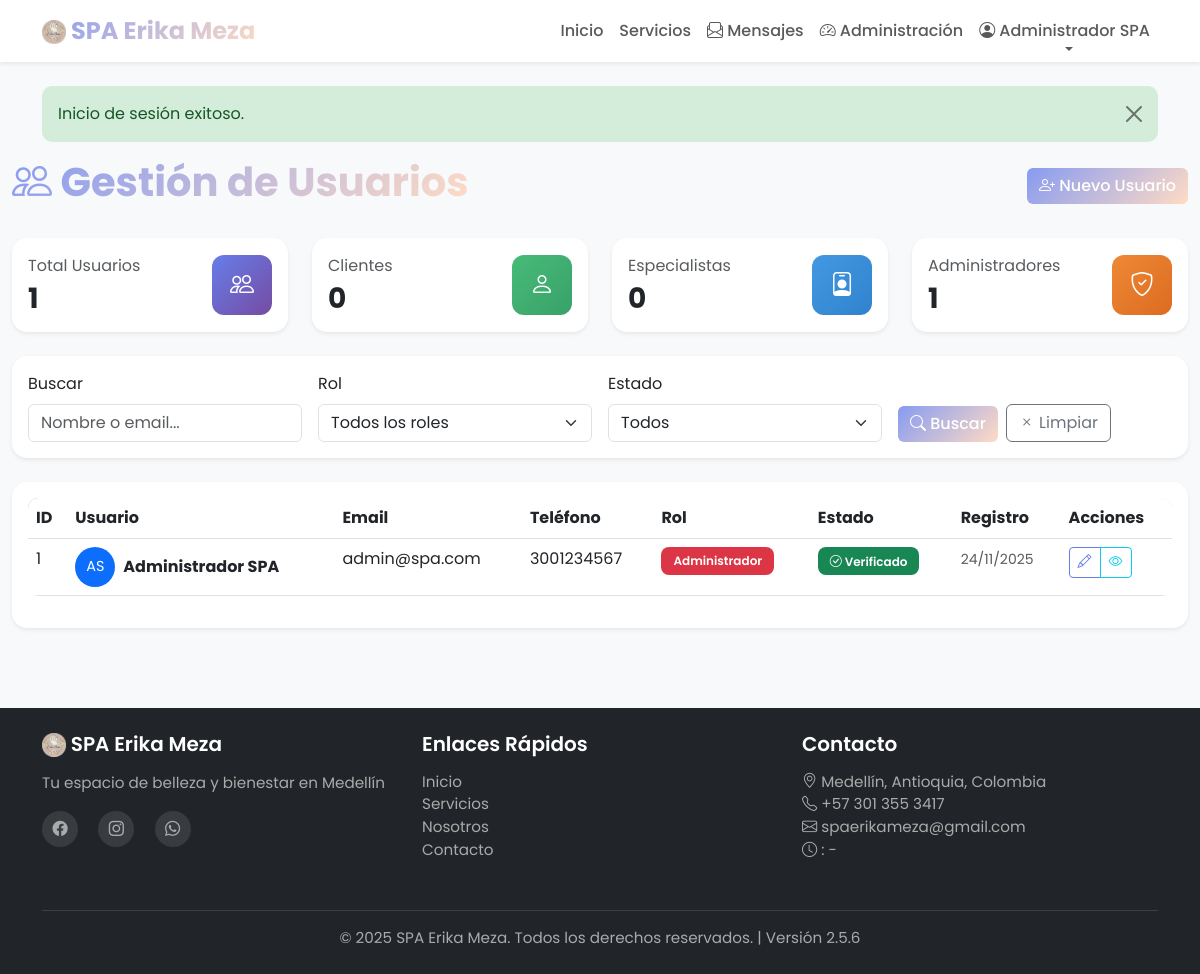
Page /index.php?page=admin-users (signed in) on the committed database.
### tables this page shows
CREATE TABLE usuarios (
    id INT AUTO_INCREMENT PRIMARY KEY,
    email VARCHAR(255) NOT NULL UNIQUE,
    password_hash VARCHAR(255) NOT NULL,
    rol ENUM('cliente', 'especialista', 'administrador') NOT NULL DEFAULT 'cliente',
    nombre VARCHAR(255) NOT NULL,
    telefono VARCHAR(20),
    direccion VARCHAR(255),
    verificado BOOLEAN DEFAULT FALSE,
    codigo_verificacion VARCHAR(6),
    expira_verificacion DATETIME,
    token_restablecido VARCHAR(100),
    expira_restablecido DATETIME,
    creado TIMESTAMP DEFAULT CURRENT_TIMESTAMP,
    actualizado TIMESTAMP DEFAULT CURRENT_TIMESTAMP ON UPDATE CURRENT_TIMESTAMP,
    INDEX idx_email (email),
    INDEX idx_role (rol)
);

### app/models/User.php (called while the page is built, shortened)
<?php
class User {
    private $conn;
    private $table = 'usuarios';
    public function __construct($db) {
        $this->conn = $db;
    }
    public function getAll($rol = null, $busqueda = null, $verificado = null) {
        $query = "SELECT id, email, nombre, telefono, rol, verificado, creado, direccion
                FROM " . $this->table . "
                WHERE 1=1";
        $params = [];
        $query .= " ORDER BY creado DESC";
        $stmt = $this->conn->prepare($query);
        $stmt->execute($params);
        return $stmt->fetchAll(PDO::FETCH_ASSOC);
    }
    public function countByRole($rol = null) {
        if ($rol) {
            $query = "SELECT COUNT(*) as total FROM " . $this->table . " WHERE rol = :rol";
            $stmt = $this->conn->prepare($query);
            $stmt->bindParam(':rol', $rol);
        } else {
            $query = "SELECT COUNT(*) as total FROM " . $this->table;
            $stmt = $this->conn->prepare($query);
        }
        $stmt->execute();
        $result = $stmt->fetch();
        return $result['total'];
    }
}
?>

### app/helpers/sanitize.php (called while the page is built, shortened)
<?php
function e($data) {
    return htmlspecialchars($data, ENT_QUOTES, 'UTF-8');
}
function formatDate($fecha, $format = 'd/m/Y') {
    return date($format, strtotime($fecha));
}
function getInitials($nombre) {
    $words = explode(' ', $nombre);
    $initials = '';
    foreach ($words as $word) {
        $initials .= strtoupper(substr($word, 0, 1));
    }
    return substr($initials, 0, 2);
}
?>

### app/views/admin/users.php (the view, shortened to what this page needs)
<?php
require_once APP_PATH . '/models/User.php';
$database = new Database();
$db = $database->getConnection();
$userModel = new User($db);
$roleFilter = $_GET['rol'] ?? null;
$searchFilter = $_GET['search'] ?? null;
$estadoFilter = $_GET['verificado'] ?? null;
$usuarios = $userModel->getAll($roleFilter, $searchFilter, $estadoFilter);
?>
<div class="container-fluid">
    <div class="row mb-4">
        <div class="col-12">
            <div class="d-flex justify-content-between align-items-center">
                <h1 class="fw-bold text-gradient">
                    <i class="bi bi-people"></i> Gestión de Usuarios
                </h1>
                <button type="button" class="btn btn-primary" data-bs-toggle="modal" data-bs-target="#addUserModal">
                    <i class="bi bi-person-plus"></i> Nuevo Usuario
                </button>
            </div>
        </div>
    </div>
    <div class="row g-4 mb-4">
        <div class="col-md-3">
            <div class="card shadow-sm">
                <div class="card-body">
                    <div class="d-flex justify-content-between align-items-center">
                        <div>
                            <p class="text-muted mb-1">
                                <?php echo ($searchFilter || $roleFilter || $estadoFilter) ? 'Resultados' : 'Total Usuarios'; ?>
                            </p>
                            <h3 class="fw-bold mb-0"><?php echo count($usuarios); ?></h3>
                        </div>
                        <div class="stats-icon">
                            <i class="bi bi-people"></i>
                        </div>
                    </div>
                </div>
            </div>
        </div>
        <div class="col-md-3">
            <div class="card shadow-sm">
                <div class="card-body">
                    <div class="d-flex justify-content-between align-items-center">
                        <div>
                            <p class="text-muted mb-1">Clientes</p>
                            <h3 class="fw-bold mb-0">
                                <?php echo $userModel->countByRole(ROLE_CLIENT); ?>
                            </h3>
                        </div>
                        <div class="stats-icon bg-success">
                            <i class="bi bi-person"></i>
                        </div>
                    </div>
                </div>
            </div>
        </div>
        <div class="col-md-3">
            <div class="card shadow-sm">
                <div class="card-body">
                    <div class="d-flex justify-content-between align-items-center">
                        <div>
                            <p class="text-muted mb-1">Especialistas</p>
                            <h3 class="fw-bold mb-0">
                                <?php echo $userModel->countByRole(ROLE_SPECIALIST); ?>
                            </h3>
                        </div>
                        <div class="stats-icon bg-info">
                            <i class="bi bi-person-badge"></i>
                        </div>
                    </div>
                </div>
            </div>
        </div>
        <div class="col-md-3">
            <div class="card shadow-sm">
                <div class="card-body">
                    <div class="d-flex justify-content-between align-items-center">
                        <div>
                            <p class="text-muted mb-1">Administradores</p>
                            <h3 class="fw-bold mb-0">
                                <?php echo $userModel->countByRole(ROLE_ADMIN); ?>
                            </h3>
                        </div>
                        <div class="stats-icon bg-warning">
                            <i class="bi bi-shield-check"></i>
                        </div>
                    </div>
                </div>
            </div>
        </div>
    </div>
    <div class="card shadow-sm mb-4">
        <div class="card-body">
            <form action="" method="GET" class="row g-3">
                <div class="col-md-3">
                    <label for="search" class="form-label">Buscar</label>
                    <input type="text" class="form-control" id="search" name="search"
                           placeholder="Nombre o email..."
                           value="<?php echo htmlspecialchars($searchFilter ?? ''); ?>">
                </div>
                <div class="col-md-3">
                    <label for="role" class="form-label">Rol</label>
                    <select class="form-select" id="role" name="rol">
                        <option value="">Todos los roles</option>
                    </select>
                </div>
                <div class="col-md-3">
                    <label for="verified" class="form-label">Estado</label>
                    <select class="form-select" id="verified" name="verificado">
                        <option value="">Todos</option>
                    </select>
                </div>
                <div class="col-md-3 d-flex align-items-end">
                    <button type="submit" class="btn btn-primary me-2">
                        <i class="bi bi-search"></i> Buscar
                    </button>
                    <a href="<?php echo BASE_URL; ?>/index.php?page=admin-users" class="btn btn-outline-secondary">
                        <i class="bi bi-x"></i> Limpiar
                    </a>
                </div>
            </form>
        </div>
    </div>
    <div class="card shadow-sm">
        <div class="card-body">
            <?php if (empty($usuarios)): ?>
                <div class="text-center py-5">
                    <i class="bi bi-people display-1 text-muted"></i>
                    <h4 class="mt-3 text-muted">No se encontraron usuarios</h4>
                    <p class="text-muted">
                        <?php if ($searchFilter || $roleFilter || $estadoFilter): ?>
                            Intenta ajustar los filtros de búsqueda.
                        <?php else: ?>
                            Aún no hay usuarios registrados en el sistema.
                        <?php endif; ?>
                    </p>
                    <?php if ($searchFilter || $roleFilter || $estadoFilter): ?>
                        <a href="<?php echo BASE_URL; ?>/index.php?page=admin-users" class="btn btn-primary">
                            <i class="bi bi-arrow-clockwise"></i> Ver todos los usuarios
                        </a>
                    <?php endif; ?>
                </div>
            <?php else: ?>
            <div class="table-responsive">
                <table class="table table-hover">
                    <thead>
                        <tr>
                            <th>ID</th>
                            <th>Usuario</th>
                            <th>Email</th>
                            <th>Teléfono</th>
                            <th>Rol</th>
                            <th>Estado</th>
                            <th>Registro</th>
                            <th>Acciones</th>
                        </tr>
                    </thead>
                    <tbody>
                        <?php foreach ($usuarios as $usuario): ?>
                        <tr>
                            <td><?php echo $usuario['id']; ?></td>
                            <td>
                                <div class="d-flex align-items-center">
                                    <div class="bg-primary text-white rounded-circle d-flex align-items-center justify-content-center me-2"
                                         style="width: 40px; height: 40px; font-size: 0.9rem;">
                                        <?php echo getInitials($usuario['nombre']); ?>
                                    </div>
                                    <strong><?php echo e($usuario['nombre']); ?></strong>
                                </div>
                            </td>
                            <td><?php echo e($usuario['email']); ?></td>
                            <td><?php echo e($usuario['telefono'] ?? 'N/A'); ?></td>
                            <td>
                                <?php
                                $roleBadges = [
                                    ROLE_ADMIN => 'bg-danger',
                                    ROLE_SPECIALIST => 'bg-info',
                                    ROLE_CLIENT => 'bg-success'
                                ];
                                $badgeClass = $roleBadges[$usuario['rol']] ?? 'bg-secondary';
                                ?>
                                <span class="badge <?php echo $badgeClass; ?>">
                                    <?php echo ucfirst($usuario['rol']); ?>
                                </span>
                            </td>
                            <td>
                                <?php if ($usuario['verificado']): ?>
                                <span class="badge bg-success">
                                    <i class="bi bi-check-circle"></i> Verificado
                                </span>
                                <?php else: ?>
                                <span class="badge bg-warning">
                                    <i class="bi bi-clock"></i> Pendiente
                                </span>
                                <?php endif; ?>
                            </td>
                            <td>
                                <small class="text-muted">
                                    <?php echo formatDate($usuario['creado']); ?>
                                </small>
                            </td>
                            <td>
                                <div class="btn-group btn-group-sm">
                                    <button type="button" class="btn btn-outline-primary"
                                            onclick="editUser(<?php echo htmlspecialchars(json_encode($usuario)); ?>)"
                                            title="Editar">
                                        <i class="bi bi-pencil"></i>
                                    </button>
                                    <button type="button" class="btn btn-outline-info"
                                            onclick="viewUser(<?php echo htmlspecialchars(json_encode($usuario)); ?>)"
                                            title="Ver detalles">
                                        <i class="bi bi-eye"></i>
                                    </button>
                                </div>
                            </td>
                        </tr>
                        <?php endforeach; ?>
                    </tbody>
                </table>
            </div>
            <?php endif; ?>
        </div>
    </div>
</div>

### public/css/style.css (style rules this page uses)
:root { --primary-color: #667eea; --secondary-color: #764ba2; --success-color: #48bb78; --danger-color: #f56565; --warning-color: #ed8936; --info-color: #4299e1; --light-color: #f7fafc; --dark-color: #2d3748; --gradient-primary: linear-gradient(135deg, #879bf1 0%, #ffdbc4 100%); }
* { margin: 0; padding: 0; box-sizing: border-box; }
body { font-family: 'Poppins', sans-serif; color: var(--dark-color); background-color: #f8f9fa; min-height: 100vh; display: flex; flex-direction: column; }
.btn-primary { background: var(--gradient-primary); border: none; transition: all 0.3s ease; font-weight: 500; }
.btn-outline-primary { border-color: var(--primary-color); color: var(--primary-color); transition: all 0.3s ease; }
.card { border: none; border-radius: 15px; transition: all 0.3s ease; overflow: hidden; }
.stats-icon { width: 60px; height: 60px; display: flex; align-items: center; justify-content: center; border-radius: 12px; background: var(--gradient-primary); color: white; font-size: 1.5rem; }
.table { background-color: white; border-radius: 10px; overflow: hidden; }
.table thead { background: var(--gradient-primary); color: white; }
.table tbody tr { transition: background-color 0.2s ease; }
.badge { padding: 0.5em 0.8em; border-radius: 8px; font-weight: 500; }
.text-gradient { background: var(--gradient-primary); -webkit-background-clip: text; -webkit-text-fill-color: transparent; background-clip: text; }
.card { transition: transform 0.2s ease, box-shadow 0.2s ease; }
.badge { padding: 0.5rem 0.75rem; font-weight: 600; }

### public/css/admin.css (style rules this page uses)
.stats-icon { width: 60px; height: 60px; border-radius: 12px; display: flex; align-items: center; justify-content: center; font-size: 1.5rem; color: white; background: linear-gradient(135deg, #667eea 0%, #764ba2 100%); }
.stats-icon.bg-success { background: linear-gradient(135deg, #48bb78 0%, #38a169 100%); }
.stats-icon.bg-info { background: linear-gradient(135deg, #4299e1 0%, #3182ce 100%); }
.stats-icon.bg-warning { background: linear-gradient(135deg, #ed8936 0%, #dd6b20 100%); }

### rows in the picture
usuarios: id "1", nombre "AS", nombre "Administrador SPA", email "admin@spa.com", telefono "3001234567", rol "Administrador", verificado 1 (drawn), creado "24/11/2025"

### other values in the picture
APP_NAME "SPA Erika Meza"
getUserName() "Administrador SPA"
$flash['message'] "Inicio de sesión exitoso."
count($usuarios) "1"
$userModel->countByRole(ROLE_CLIENT) "0"
$userModel->countByRole(ROLE_SPECIALIST) "0"
$userModel->countByRole(ROLE_ADMIN) "1"
APP_ADDRESS "Medellín, Antioquia, Colombia"
APP_PHONE "+57 301 355 3417"
APP_EMAIL "spaerikameza@gmail.com"
APP_VERSION "2.5.6"
